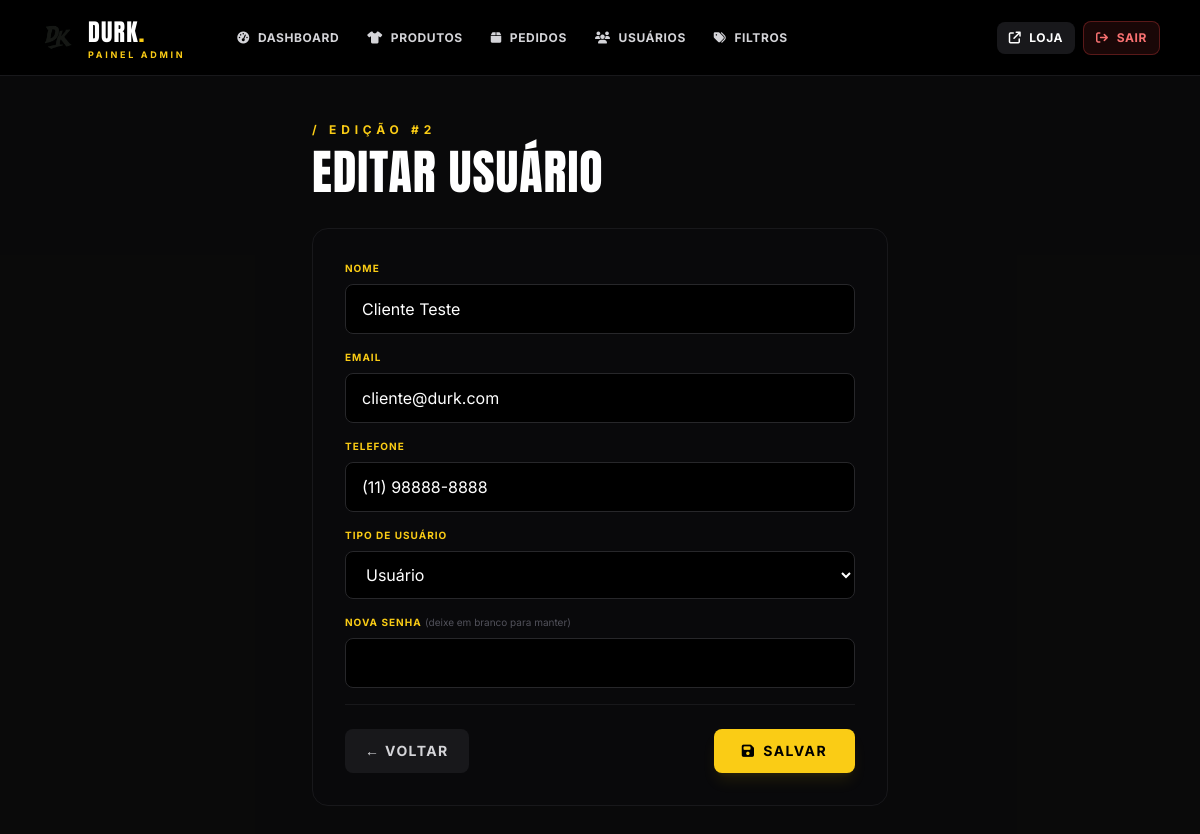
Screenshot of /admin/usuario_editar.php?id=2 (signed in) with the database file from the repository.
### tables this page shows
CREATE TABLE `users` (
  `id` INT AUTO_INCREMENT PRIMARY KEY,
  `nome` VARCHAR(150) NOT NULL,
  `email` VARCHAR(150) NOT NULL UNIQUE,
  `senha_hash` VARCHAR(255) NOT NULL,
  `telefone` VARCHAR(20) DEFAULT NULL,
  `tipo_usuario` ENUM('usuario','admin') NOT NULL DEFAULT 'usuario',
  `data_cadastro` TIMESTAMP DEFAULT CURRENT_TIMESTAMP
);

### admin/usuario_editar.php (the view, shortened to what this page needs)
<?php
include '../backend/db.php';
$id = isset($_GET['id']) ? (int) $_GET['id'] : 0;
$stmt = $conn->prepare("SELECT * FROM users WHERE id = ?");
$stmt->bind_param("i", $id);
$stmt->execute();
$usuario = $stmt->get_result()->fetch_assoc();
include 'includes/header.php';
?>
<main class="bg-zinc-950/40 min-h-screen p-4 sm:p-6 lg:p-10">
  <div class="max-w-xl mx-auto">
    <div class="mb-8">
      <span class="text-yellow-400 text-xs uppercase tracking-[0.4em] font-bold">/ Edição #<?= $id ?></span>
      <h1 class="font-display text-5xl text-white mt-2">EDITAR USUÁRIO</h1>
    </div>
    <div class="bg-zinc-950 border border-zinc-900 rounded-2xl p-6 md:p-8">
      <form method="POST" class="space-y-4">
        <div>
          <label class="block text-[10px] font-bold text-yellow-400 uppercase tracking-widest mb-2">Nome</label>
          <input type="text" name="nome" value="<?= htmlspecialchars($usuario['nome']) ?>" required class="w-full px-4 py-3 bg-black border border-zinc-800 text-white rounded-lg focus:outline-none focus:border-yellow-400 transition" />
        </div>
        <div>
          <label class="block text-[10px] font-bold text-yellow-400 uppercase tracking-widest mb-2">Email</label>
          <input type="email" name="email" value="<?= htmlspecialchars($usuario['email']) ?>" required class="w-full px-4 py-3 bg-black border border-zinc-800 text-white rounded-lg focus:outline-none focus:border-yellow-400 transition" />
        </div>
        <div>
          <label class="block text-[10px] font-bold text-yellow-400 uppercase tracking-widest mb-2">Telefone</label>
          <input type="tel" name="telefone" value="<?= htmlspecialchars($usuario['telefone']) ?>" required class="w-full px-4 py-3 bg-black border border-zinc-800 text-white rounded-lg focus:outline-none focus:border-yellow-400 transition" />
        </div>
        <div>
          <label class="block text-[10px] font-bold text-yellow-400 uppercase tracking-widest mb-2">Tipo de Usuário</label>
          <select name="tipo_usuario" class="w-full px-4 py-3 bg-black border border-zinc-800 text-white rounded-lg focus:outline-none focus:border-yellow-400 transition">
            <option value="usuario" <?= $usuario['tipo_usuario'] === 'usuario' ? 'selected' : '' ?>>Usuário</option>
          </select>
        </div>
        <div>
          <label class="block text-[10px] font-bold text-yellow-400 uppercase tracking-widest mb-2">Nova Senha <span class="text-zinc-600 normal-case font-normal tracking-normal">(deixe em branco para manter)</span></label>
          <input type="password" name="nova_senha" minlength="6" class="w-full px-4 py-3 bg-black border border-zinc-800 text-white rounded-lg focus:outline-none focus:border-yellow-400 transition" />
        </div>
        <div class="flex flex-col sm:flex-row justify-between gap-3 pt-6 border-t border-zinc-900">
          <a href="users.php" class="px-5 py-3 text-sm uppercase tracking-widest font-bold rounded-lg bg-zinc-900 hover:bg-zinc-800 text-zinc-300 transition text-center">← Voltar</a>
          <button type="submit" class="px-7 py-3 text-sm uppercase tracking-widest font-bold rounded-lg bg-yellow-400 hover:bg-yellow-300 text-black transition shadow-lg shadow-yellow-400/10 inline-flex items-center justify-center gap-2">
            <i class="fa-solid fa-floppy-disk"></i> Salvar
          </button>
        </div>
      </form>
    </div>
  </div>
</main>
<?php include 'includes/footer.php'; ?>

### admin/includes/header.php (style rules this page uses)
html, body { background: #0a0a0a; color: #fafafa; font-family: 'Inter', sans-serif; -webkit-font-smoothing: antialiased; }
body { min-height: 100vh; display: flex; flex-direction: column; }
main { flex: 1; }
.font-display { font-family: 'Anton', sans-serif; letter-spacing: 0.02em; }

### rows the page displays
users: nome "Cliente Teste", email "cliente@durk.com", telefone "(11) 98888-8888", tipo_usuario "Usuário"

### other values shown
$label "DASHBOARD"
$label "PRODUTOS"
$label "PEDIDOS"
$label "USUÁRIOS"
$label "FILTROS"
$id "2"
